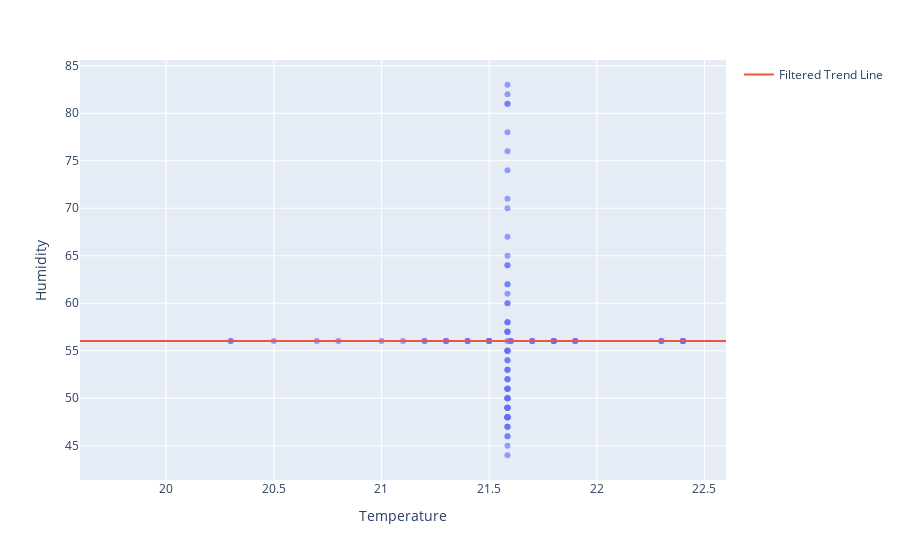

Notebook cell for this chart:
### Code cell
# Step 8: Further Filtering of Outliers
# Define new thresholds based on more aggressive filtering (e.g., more restrictive percentiles)

# For example, let's filter out the top and bottom 2.5% of temperatures:
min_temp_threshold = data['Temperature'].quantile(0.025)
max_temp_threshold = data['Temperature'].quantile(0.975)

# Filter the data based on these new percentiles
filtered_data_more = data[(data['Temperature'] > min_temp_threshold) & (data['Temperature'] < max_temp_threshold)]

# Extract filtered data for training the model
X_filtered_more = filtered_data_more['Temperature'].values.reshape(-1, 1)
y_filtered_more = filtered_data_more['Humidity'].values

# Train a new linear regression model on the further filtered data
model_filtered_more = LinearRegression()
model_filtered_more.fit(X_filtered_more, y_filtered_more)

# Predict humidity using the new model
predicted_humidity_filtered_more = model_filtered_more.predict(test_temps)

# Create the scatter plot with the new trend line for the further filtered data
fig_filtered_more = px.scatter(filtered_data_more, x='Temperature', y='Humidity', opacity=0.65)
fig_filtered_more.add_traces(go.Scatter(x=test_temps.flatten(), y=predicted_humidity_filtered_more, name='Filtered Trend Line', mode='lines'))
fig_filtered_more.show()

### Figure 1 — Plotly figure (JSON) as saved in the notebook; plotly's stock layout.template omitted (floating-point values rounded to 4 significant figures)
{"data": [{"hovertemplate": "Temperature=%{x}<br>Humidity=%{y}<extra></extra>", "legendgroup": "", "marker": {"color": "#636efa", "opacity": 0.65, "symbol": "circle"}, "mode": "markers", "name": "", "orientation": "v", "showlegend": false, "type": "scatter", "x": [22.4, 21.59, 22.4, 22.3, 21.59, 22.4, 21.59, 22.3, 21.59, 22.4, 21.59, 22.3, 21.59, 22.4, 21.59, 21.59, 21.59, 21.59, 21.59, 21.59, 21.59, 21.59, 21.59, 21.59, 21.59, 21.59, 21.59, 21.59, 21.59, 21.59, 21.59, 21.59, 21.59, 21.59, 21.59, 21.59, 21.59, 20.3, 21.59, 21.59, 21.59, 21.59, 21.59, 20.3, 21.59, 20.5, 21.59, 20.7, 21.59, 20.8, 21.59, 21, 21.59, 21.1, 21.59, 21.2, 21.59, 21.3, 21.59, 21.5, 21.59, 21.59, 21.6, 21.59, 21.7, 21.59, 21.59, 21.8, 21.59, 21.9, 21.59, 21.59, 21.59, 21.59, 21.59, 21.59, 21.59, 21.59, 21.8, 21.9, 21.8, 21.59, 21.9, 21.8, 21.7, 21.8, 21.7, 21.59, 21.5, 21.6, 21.59, 21.59, 21.5, 21.59, 21.6, 21.59, 21.5, 21.59, 21.59, 21.59, 21.59, 21.59, 21.59, 21.4, 21.59, 21.5, 21.4, 21.3, 21.59, 21.4, 21.3, 21.2], "xaxis": "x", "y": [56.03, 44, 56.03, 56.03, 45, 56.03, 46, 56.03, 48, 56.03, 51, 56.03, 55, 56.03, 58, 61, 64, 62, 60, 57, 55, 53, 52, 50, 49, 48, 47, 51, 55, 58, 57, 55, 54, 53, 52, 51, 56.03, 56.03, 48, 50, 57, 64, 71, 56.03, 76, 56.03, 81, 56.03, 82, 56.03, 83, 56.03, 81, 56.03, 78, 56.03, 74, 56.03, 70, 56.03, 67, 65, 56.03, 62, 56.03, 60, 58, 56.03, 57, 56.03, 55, 54, 53, 52, 51, 50, 49, 48, 56.03, 56.03, 56.03, 47, 56.03, 56.03, 56.03, 56.03, 56.03, 46, 56.03, 56.03, 47, 48, 56.03, 49, 56.03, 50, 56.03, 51, 50, 49, 48, 49, 48, 56.03, 49, 56.03, 56.03, 56.03, 48, 56.03, 56.03, 56.03], "yaxis": "y"}, {"mode": "lines", "name": "Filtered Trend Line", "type": "scatter", "x": [19.6, 19.63, 19.66, 19.69, 19.72, 19.75, 19.78, 19.81, 19.84, 19.87, 19.9, 19.93, 19.96, 19.99, 20.02, 20.05, 20.08, 20.12, 20.15, 20.18, 20.21, 20.24, 20.27, 20.3, 20.33, 20.36, 20.39, 20.42, 20.45, 20.48, 20.51, 20.54, 20.57, 20.6, 20.63, 20.66, 20.69, 20.72, 20.75, 20.78, 20.81, 20.84, 20.87, 20.9, 20.93, 20.96, 20.99, 21.02, 21.05, 21.08, 21.12, 21.15, 21.18, 21.21, 21.24, 21.27, 21.3, 21.33, 21.36, 21.39, 21.42, 21.45, 21.48, 21.51, 21.54, 21.57, 21.6, 21.63, 21.66, 21.69, 21.72, 21.75, 21.78, 21.81, 21.84, 21.87, 21.9, 21.93, 21.96, 21.99, 22.02, 22.05, 22.08, 22.12, 22.15, 22.18, 22.21, 22.24, 22.27, 22.3, 22.33, 22.36, 22.39, 22.42, 22.45, 22.48, 22.51, 22.54, 22.57, 22.6], "y": [56.03, 56.03, 56.03, 56.03, 56.03, 56.03, 56.03, 56.03, 56.03, 56.03, 56.03, 56.03, 56.03, 56.03, 56.03, 56.03, 56.03, 56.03, 56.03, 56.03, 56.03, 56.03, 56.03, 56.03, 56.03, 56.03, 56.03, 56.03, 56.03, 56.03, 56.03, 56.03, 56.03, 56.03, 56.03, 56.03, 56.03, 56.03, 56.03, 56.03, 56.03, 56.03, 56.03, 56.03, 56.03, 56.03, 56.03, 56.03, 56.03, 56.03, 56.03, 56.03, 56.03, 56.03, 56.03, 56.03, 56.03, 56.03, 56.03, 56.03, 56.03, 56.03, 56.03, 56.03, 56.03, 56.03, 56.03, 56.03, 56.03, 56.03, 56.03, 56.03, 56.03, 56.03, 56.03, 56.03, 56.03, 56.03, 56.03, 56.03, 56.03, 56.03, 56.03, 56.03, 56.03, 56.03, 56.03, 56.03, 56.03, 56.03, 56.03, 56.03, 56.03, 56.03, 56.03, 56.03, 56.03, 56.03, 56.03, 56.03]}], "layout": {"legend": {"tracegroupgap": 0}, "margin": {"t": 60}, "xaxis": {"anchor": "y", "domain": [0, 1], "title": {"text": "Temperature"}}, "yaxis": {"anchor": "x", "domain": [0, 1], "title": {"text": "Humidity"}}}}
